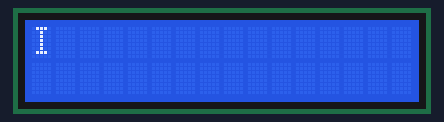
This sketch was run on a simulated Arduino Uno, built with avr-gcc and run on an emulated ATmega328P. Shown: 16×2 character LCD.

Above: at 0.21 s.
At 1.0 s:
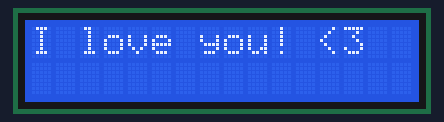

Measured:
- by itself, everything shown: repeats every 1.9 s, in 5 steps
- what the display in image 1 shows lasts 0.9 s, from 1.0 s to 1.9 s

The sketch:

sketch_apr03_lcd_ily.ino
```cpp
#include <LiquidCrystal.h>

int dt = 300;

LiquidCrystal lcd(12, 11, 5, 4, 3, 2);

void setup() {
  lcd.begin(16, 2);

}

void loop() {
  lcd.print("I ");
  delay(dt);
  lcd.print("love ");
  delay(dt);
  lcd.print("you!");
  delay(dt);
  lcd.print(" <3");
  delay(dt*3);
  lcd.clear();
  delay(100);
}
```
